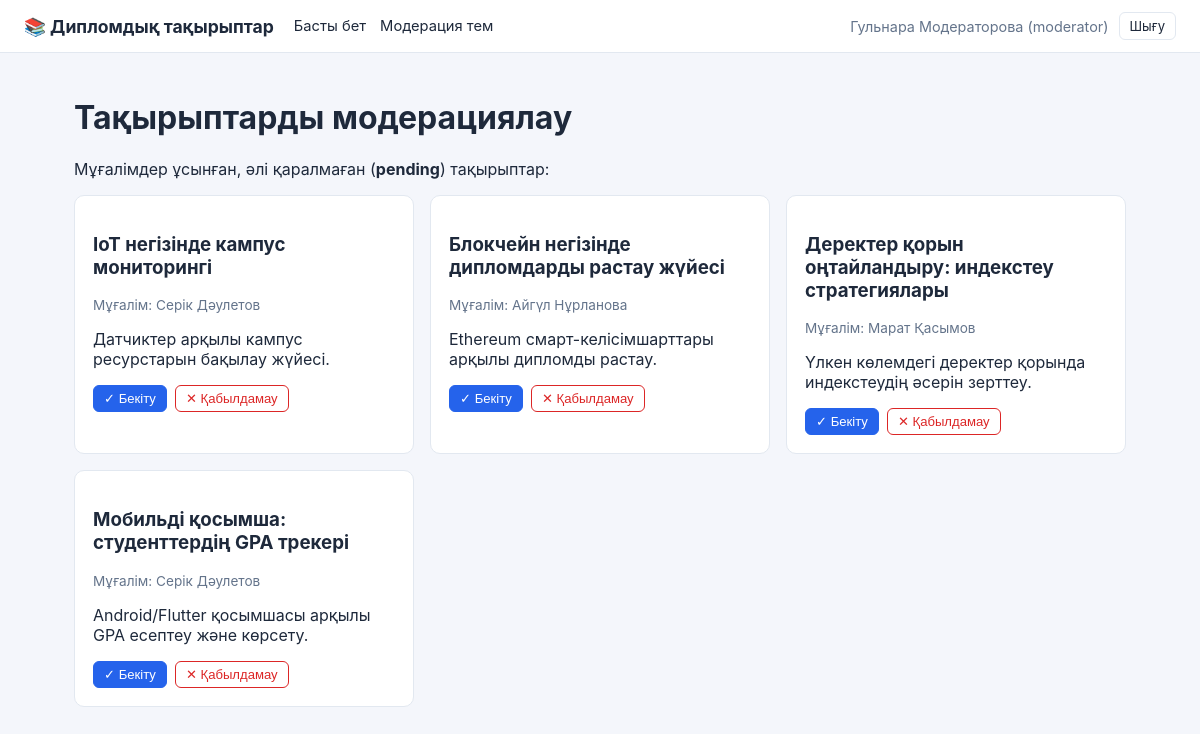
Screenshot of /index.php?r=topics/moderate (signed in) with the database file from the repository.
### tables this page shows
CREATE TABLE topics (
    id          INT AUTO_INCREMENT PRIMARY KEY,
    title       VARCHAR(255) NOT NULL,
    teacher_id  INT NOT NULL,
    description TEXT,
    status      ENUM('pending','approved','rejected','taken') DEFAULT 'pending',
    reviewed_by INT NULL,
    reviewed_at TIMESTAMP NULL,
    FOREIGN KEY (teacher_id) REFERENCES teachers(id) ON DELETE CASCADE,
    FOREIGN KEY (reviewed_by) REFERENCES users(id) ON DELETE SET NULL
);

CREATE TABLE teachers (
    id         INT AUTO_INCREMENT PRIMARY KEY,
    user_id    INT NULL,
    full_name  VARCHAR(150) NOT NULL,
    department VARCHAR(150),
    position   VARCHAR(100),
    email      VARCHAR(100),
    FOREIGN KEY (user_id) REFERENCES users(id) ON DELETE SET NULL
);

### src/TopicsController.php (called while the page is built, shortened)
<?php
class TopicsController
{
    public function moderate(): void
    {
        $pdo = Database::connection();
        $stmt = $pdo->prepare(
            "SELECT t.id, t.title, t.description, t.status, tc.full_name AS teacher_name
             FROM topics t
             JOIN teachers tc ON tc.id = t.teacher_id
             WHERE t.status = 'pending'
             ORDER BY t.id DESC"
        );
        $stmt->execute();
        $pendingTopics = $stmt->fetchAll();
        require BASE_PATH . '/views/topics/moderate.php';
    }
}

### public/index.php (called while the page is built, shortened)
<?php
$route = $_GET['r'] ?? 'auth/login';
[$seg1, $seg2] = array_pad(explode('/', $route, 2), 2, 'index');
$routes = [
    'auth' => [
        'login'  => ['AuthController', 'GET' === $_SERVER['REQUEST_METHOD'] ? 'loginForm' : 'login'],
        'logout' => ['AuthController', 'logout'],
    ],
    'dashboard' => [
        'index' => ['DashboardController', 'index'],
    ],
    'crud' => [
        'list'   => ['CrudController', 'list'],
        'create' => ['CrudController', 'GET' === $_SERVER['REQUEST_METHOD'] ? 'createForm' : 'save'],
        'edit'   => ['CrudController', 'GET' === $_SERVER['REQUEST_METHOD'] ? 'editForm' : 'save'],
        'delete' => ['CrudController', 'delete'],
    ],
    'topics' => [
        'moderate' => ['TopicsController', 'moderate'],
        'decide'   => ['TopicsController', 'decide'],
    ],
];
[$controllerName, $method] = $routes[$seg1][$seg2];
$controller = new $controllerName();
$controller->$method();

### views/topics/moderate.php (the view, shortened to what this page needs)
<?php
require BASE_PATH . '/views/layout/header.php';
?>
<h1>Тақырыптарды модерациялау</h1>
<p>Мұғалімдер ұсынған, әлі қаралмаған (<strong>pending</strong>) тақырыптар:</p>
<div class="topic-cards">
<?php foreach ($pendingTopics as $t): ?>
    <div class="topic-card">
        <h3><?= htmlspecialchars($t['title'], ENT_QUOTES, 'UTF-8') ?></h3>
        <p class="teacher">Мұғалім: <?= htmlspecialchars($t['teacher_name'], ENT_QUOTES, 'UTF-8') ?></p>
        <p><?= nl2br(htmlspecialchars($t['description'] ?? '', ENT_QUOTES, 'UTF-8')) ?></p>
        <div class="topic-actions">
            <form method="post" action="index.php?r=topics/decide" class="inline-form">
                <button type="submit" class="btn btn-primary btn-sm">✓ Бекіту</button>
            </form>
            <form method="post" action="index.php?r=topics/decide" class="inline-form">
                <button type="submit" class="btn btn-danger btn-sm">✕ Қабылдамау</button>
            </form>
        </div>
    </div>
<?php endforeach; ?>
</div>
<?php require BASE_PATH . '/views/layout/footer.php'; ?>

### public/assets/css/style.css (style rules this page uses)
:root { --primary: #2563eb; --primary-dark: #1d4ed8; --danger: #dc2626; --bg: #f4f6fb; --card-bg: #ffffff; --border: #e2e8f0; --text: #1e293b; --muted: #64748b; }
* { box-sizing: border-box; }
body { margin: 0; font-family: -apple-system, "Segoe UI", Roboto, Arial, sans-serif; background: var(--bg); color: var(--text); }
.btn { display: inline-block; padding: 8px 14px; border-radius: 6px; border: 1px solid var(--border); background: #fff; color: var(--text); cursor: pointer; font-size: 0.9rem; }
.btn-primary { background: var(--primary); border-color: var(--primary); color: #fff; }
.btn-danger { background: #fff; border-color: var(--danger); color: var(--danger); }
.btn-sm { padding: 5px 10px; font-size: 0.82rem; }
.inline-form { display: inline; }
.topic-cards { display: grid; grid-template-columns: repeat(auto-fill, minmax(280px, 1fr)); gap: 16px; }
.topic-card { background: var(--card-bg); border: 1px solid var(--border); border-radius: 10px; padding: 18px; }
.topic-card .teacher { color: var(--muted); font-size: 0.85rem; }
.topic-actions { display: flex; gap: 8px; margin-top: 12px; }

### rows the page displays
topics: title "IoT негізінде кампус мониторингі", teacher.full_name "Серік Дәулетов", description "Датчиктер арқылы кампус ресурстарын бақылау жүйесі."
topics: title "Блокчейн негізінде дипломдарды растау жүйесі", teacher.full_name "Айгүл Нұрланова", description "Ethereum смарт-келісімшарттары арқылы дипломды растау."
topics: title "Деректер қорын оңтайландыру: индекстеу стратегиялары", teacher.full_name "Марат Қасымов", description "Үлкен көлемдегі деректер қорында индекстеудің әсерін зерттеу."
topics: title "Мобильді қосымша: студенттердің GPA трекері", teacher.full_name "Серік Дәулетов", description "Android/Flutter қосымшасы арқылы GPA есептеу және көрсету."

### other values shown
$user['full_name'] "Гульнара Модераторова"
$user['role'] "moderator"
